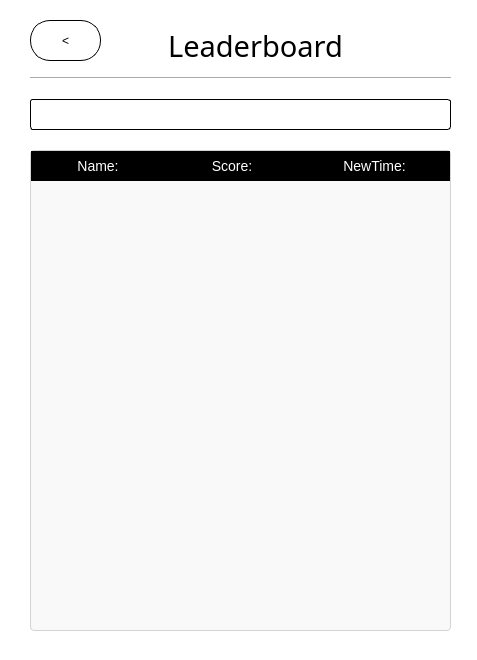
<?xml version="1.0" encoding="UTF-8"?>
<ui version="4.0">
 <class>Dialog</class>
 <widget class="QDialog" name="Dialog">
  <property name="geometry">
   <rect>
    <x>0</x>
    <y>0</y>
    <width>477</width>
    <height>660</height>
   </rect>
  </property>
  <property name="windowTitle">
   <string>Dialog</string>
  </property>
  <property name="styleSheet">
   <string notr="true">background-color: rgb(255, 255, 255);</string>
  </property>
  <widget class="QTableWidget" name="leaderboard_tbl">
   <property name="geometry">
    <rect>
     <x>30</x>
     <y>150</y>
     <width>421</width>
     <height>481</height>
    </rect>
   </property>
   <property name="styleSheet">
    <string notr="true">    QTableWidget {
        border: 1px solid lightgrey;
        border-radius: 4px;
        gridline-color: lightgrey;
        background-color: #f9f9f9;
    }
    QHeaderView::section {
        background-color: black;
        color: white;
        padding: 5px;
        font-size: 14px;
        border: none;
    }
    QTableWidget::item {
        padding: 5px;
    }
    QTableWidget::item:selected {
        background-color: #d9d9d9;
        color: black;
    }</string>
   </property>
   <property name="editTriggers">
    <set>QAbstractItemView::AnyKeyPressed|QAbstractItemView::EditKeyPressed</set>
   </property>
   <property name="showDropIndicator" stdset="0">
    <bool>true</bool>
   </property>
   <attribute name="horizontalHeaderVisible">
    <bool>true</bool>
   </attribute>
   <attribute name="horizontalHeaderDefaultSectionSize">
    <number>134</number>
   </attribute>
   <attribute name="horizontalHeaderHighlightSections">
    <bool>true</bool>
   </attribute>
   <attribute name="horizontalHeaderStretchLastSection">
    <bool>true</bool>
   </attribute>
   <attribute name="verticalHeaderVisible">
    <bool>false</bool>
   </attribute>
   <attribute name="verticalHeaderStretchLastSection">
    <bool>false</bool>
   </attribute>
   <column>
    <property name="text">
     <string>Name:</string>
    </property>
   </column>
   <column>
    <property name="text">
     <string>Score:</string>
    </property>
   </column>
   <column>
    <property name="text">
     <string>NewTime:</string>
    </property>
   </column>
  </widget>
  <widget class="QPushButton" name="back_btn">
   <property name="geometry">
    <rect>
     <x>30</x>
     <y>20</y>
     <width>71</width>
     <height>41</height>
    </rect>
   </property>
   <property name="minimumSize">
    <size>
     <width>71</width>
     <height>41</height>
    </size>
   </property>
   <property name="maximumSize">
    <size>
     <width>71</width>
     <height>41</height>
    </size>
   </property>
   <property name="styleSheet">
    <string notr="true">QPushButton {
	border-radius: 20px;
	border: 1px solid black;
	font: 12pt &quot;Franklin Gothic Medium&quot;;
}

QPushButton:hover {
	border-radius: 20px;
	border: 2px solid black;
}

QPushButton:pressed {
	border-radius: 20px;
	border: 2px solid black;
	background-color: rgb(0, 0, 0);
	color: rgb(255, 255, 255);
}
</string>
   </property>
   <property name="text">
    <string>&lt;</string>
   </property>
  </widget>
  <widget class="QLabel" name="label_2">
   <property name="geometry">
    <rect>
     <x>170</x>
     <y>30</y>
     <width>171</width>
     <height>31</height>
    </rect>
   </property>
   <property name="font">
    <font>
     <family>Franklin Gothic Heavy</family>
     <pointsize>22</pointsize>
    </font>
   </property>
   <property name="text">
    <string>Leaderboard</string>
   </property>
   <property name="alignment">
    <set>Qt::AlignCenter</set>
   </property>
  </widget>
  <widget class="Line" name="line">
   <property name="geometry">
    <rect>
     <x>30</x>
     <y>70</y>
     <width>421</width>
     <height>16</height>
    </rect>
   </property>
   <property name="orientation">
    <enum>Qt::Horizontal</enum>
   </property>
  </widget>
  <widget class="QLineEdit" name="search_box">
   <property name="geometry">
    <rect>
     <x>30</x>
     <y>99</y>
     <width>421</width>
     <height>31</height>
    </rect>
   </property>
   <property name="styleSheet">
    <string notr="true">QLineEdit {
        border: 1px solid black;  /* Default black border */
        border-radius: 3px;  /* Rounded corners */
        padding: 5px;  /* Add some padding */
    }
QLineEdit:hover {
        border: 1px solid lightgrey;  /* Light grey border on hover */
    }
QLineEdit:focus {
        border: 1px solid #0078d7;  /* Blue border on focus */
    }

</string>
   </property>
  </widget>
 </widget>
 <resources/>
 <connections/>
</ui>
